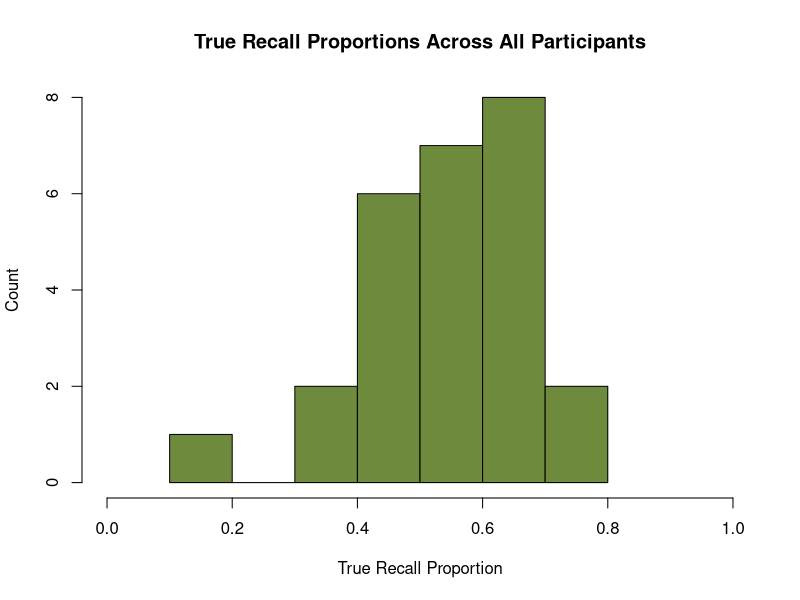
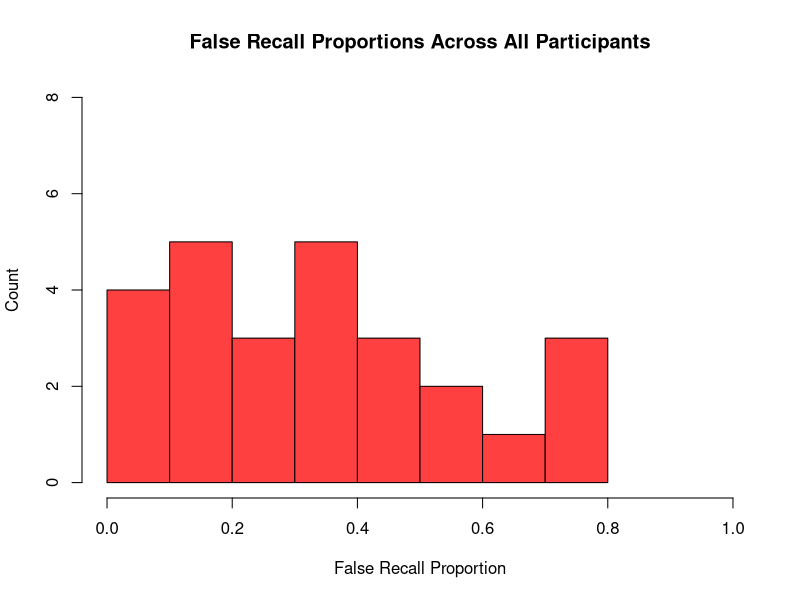
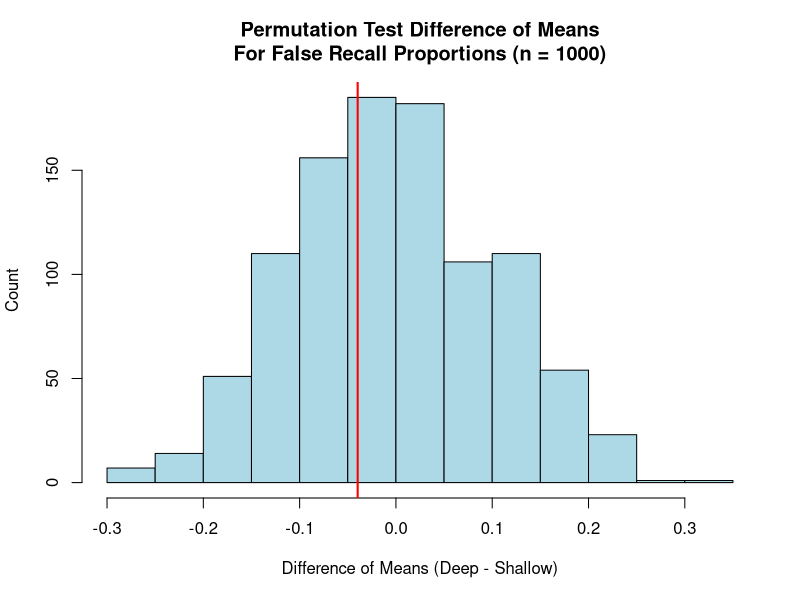
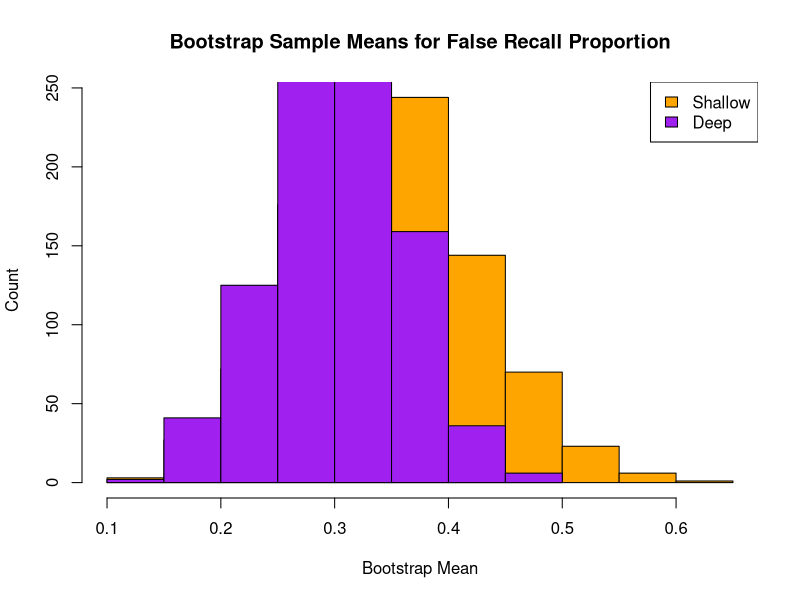

The R source for these figures, in order:
## ---- chunk 1
knitr::opts_chunk$set(echo = TRUE, message = FALSE)
# Can set your local path to control exactly where this saves. Otherwise, will save in directory with the Rmd file
# knitr::opts_knit$set(root.dir = "/home/expdes/outputs/")  

library(tidyverse)  # hub of many packages
set.seed(1)  # reproducible results
theme_set(theme_minimal())  # nice-looking plots

## ---- chunk 2
participant_level_data <- read.csv(file.path("data", "participant_level_data.csv"))
## ---- chunk 3
# Sources
#   1) https://www.datamentor.io/r-programming/histogram

# Get the recall proportions
true_recall_data <- participant_level_data$true_recall_proportion
false_recall_data <- participant_level_data$false_recall_proportion


# HISTOGRAMS
# ================================

# True Recall Proportion
# -------------------
hist(true_recall_data,
     main = "True Recall Proportions Across All Participants", 
     xlab = "True Recall Proportion", 
     ylab = "Count",
     xlim = c(0,1),
     ylim = c(0,8),
     col  = "darkolivegreen4"
     )
# -------------------

# False Recall Proportion
# -------------------
hist(false_recall_data,
     main = "False Recall Proportions Across All Participants", 
     xlab = "False Recall Proportion", 
     ylab = "Count",
     xlim = c(0,1),
     ylim = c(0,8),
     col  = "brown1"
     ) 
## ---- chunk 4
# Sources
#   1) https://www.rdocumentation.org/packages/stats/versions/3.6.2/topics/t.test
#   2) https://www.rdocumentation.org/packages/base/versions/3.6.2/topics/unname

# Handmade function
ttest <- function(samp1, samp2) {
  
  # Get n for each sample
  n_1 <- length(samp1)
  n_2 <- length(samp2)
  
  # Get mean of each sample
  mean_1 <- mean(samp1)
  mean_2 <- mean(samp2)
  
  # Get standard deviation of each sample
  std_1 <- sd(samp1)
  std_2 <- sd(samp2)
  
  # Compute Pooled Standard Deviation
  pooled_std_numerator   <- ((n_1 - 1) * (std_1 ** 2)) + ((n_2 - 1) * (std_2 ** 2)) 
  pooled_std_denominator <- n_1 + n_2 - 2
  pooled_std <- sqrt(pooled_std_numerator / pooled_std_denominator)
  
  # Compute the t-statistic
  t_stat_numerator   <- mean_1 - mean_2 
  t_stat_denominator <- pooled_std * sqrt((1 / n_1) + (1 / n_2))
  t_statistic <- t_stat_numerator / t_stat_denominator
  
  return(t_statistic)
}
## ---- chunk 5

# Get verbal and visual participant data
verbal_true_recall_data <- participant_level_data[participant_level_data$encoding_modality == "verbal",]$true_recall_proportion

visual_true_recall_data <- participant_level_data[participant_level_data$encoding_modality == "visual",]$true_recall_proportion

# Calculate t statistic
indep_t_stat_modality <- ttest(verbal_true_recall_data, visual_true_recall_data)

# Print the result
cat(sprintf("(Encoding Modality) Handwritten Indep. Samp. T-Statistic: %.6f", indep_t_stat_modality))
## ---- chunk 6

# Get shallow and deep participant data
shallow_true_recall_data <- participant_level_data[participant_level_data$encoding_depth == "shallow",]$true_recall_proportion

deep_true_recall_data <- participant_level_data[participant_level_data$encoding_depth == "deep",]$true_recall_proportion

# Calculate t statistic
indep_t_stat_depth <- ttest(shallow_true_recall_data, deep_true_recall_data)

# Print the result
cat(sprintf("(Encoding Depth) Handwritten Indep. Samp. T-Statistic: %.6f", indep_t_stat_depth))
## ---- chunk 7

# Encoding modality via built-in function
indep_t_stat_modality_builtin <- unname(t.test(verbal_true_recall_data, visual_true_recall_data, var.equal = TRUE)$statistic)
cat(sprintf("(Encoding Modality) Built-in Indep. Samp. T-Statistic:  %.6f\n", indep_t_stat_modality_builtin))

# Encoding depth via built-in function
indep_t_stat_depth_builtin <- unname(t.test(shallow_true_recall_data, deep_true_recall_data, var.equal = TRUE)$statistic)
cat(sprintf("(Encoding Depth)    Built-in Indep. Samp. T-Statistic: %.6f", indep_t_stat_depth_builtin))

## ---- chunk 8
# Sources
#   1) https://datascienceparichay.com/article/subtract-two-vectors-in-r/

# Handmade paired t test function
ttest_paired <- function(samp1, samp2) {
  
  # Get a vector representing paired differences
  differences <- samp1 - samp2
  
  # Get mean, std and n of the paired differences
  mean_diff <- mean(differences)
  std_diff <- sd(differences)
  n <- length(differences)
  
  # Calculate t statistic
  t_statistic <- mean_diff / (std_diff / sqrt(n))
  
  return(t_statistic)
}
## ---- chunk 9
# Ids to filter out for modality
modality_ids_to_filter <- c("862003", "TgA3wccPQM9Has7")

# Filter out specified IDs
no_ids_modality <- participant_level_data[!(participant_level_data$participant %in% modality_ids_to_filter),]

# Get verbal vector
verbal_true_recall_data_paired <-
  no_ids_modality$true_recall_proportion[
    no_ids_modality$encoding_modality == "verbal"][1:12]

# Get visual vector
visual_true_recall_data_paired <-
  no_ids_modality$true_recall_proportion[
    no_ids_modality$encoding_modality == "visual"][1:12]

# Get paired T-statistic
paired_t_stat_modality_handwritten <- ttest_paired(verbal_true_recall_data_paired, visual_true_recall_data_paired)

# Print the result
cat(sprintf("(Encoding Modality) Handwritten Paired Samples T-Statistic: %.6f", paired_t_stat_modality_handwritten))
## ---- chunk 10
# Ids to filter out for depth
depth_ids_to_filter <- c("662545", "665565", "697823", "862003")

# Filter out specified IDs
no_ids_depth <- participant_level_data[!(participant_level_data$participant %in% depth_ids_to_filter),]

# Get verbal vector
shallow_true_recall_data_paired <-
  no_ids_depth$true_recall_proportion[
    no_ids_depth$encoding_depth == "shallow"][1:11]

# Get visual vector
deep_true_recall_data_paired <-
  no_ids_depth$true_recall_proportion[
    no_ids_depth$encoding_depth == "deep"][1:11]

# Get paired T-statistic
paired_t_stat_depth_handwritten <- ttest_paired(shallow_true_recall_data_paired, deep_true_recall_data_paired)

# Print the result
cat(sprintf("(Encoding Depth) Handwritten Paired Samples T-Statistic: %.6f", paired_t_stat_depth_handwritten))
## ---- chunk 11
# Sources
#   1) https://www.statology.org/paired-samples-t-test-r/

# Encoding modality via built-in function
paired_t_stat_modality_builtin <- unname(t.test(verbal_true_recall_data_paired, visual_true_recall_data_paired, paired = TRUE)$statistic)
cat(sprintf("(Encoding Modality) Built-in Paired Samp. T-Statistic:  %.6f\n", paired_t_stat_modality_builtin))

# Encoding depth via built-in function
paired_t_stat_depth_builtin <- unname(t.test(shallow_true_recall_data_paired, deep_true_recall_data_paired, paired = TRUE)$statistic)
cat(sprintf("(Encoding Depth)    Built-in Paired Samp. T-Statistic: %.6f", paired_t_stat_depth_builtin))

## ---- chunk 12
# Sources
#   1) https://www.statology.org/working-with-the-student-t-distribution-in-r-dt-qt-pt-rt/

df_modality <- length(participant_level_data[participant_level_data$encoding_modality == "verbal",]$true_recall_proportion) +
  length(participant_level_data[participant_level_data$encoding_modality == "visual",]$true_recall_proportion) - 2

p_value_modality <- 2 * pt(abs(indep_t_stat_modality), df_modality, lower.tail = FALSE)

df_depth <- length(participant_level_data[participant_level_data$encoding_depth == "shallow",]$true_recall_proportion) +
  length(participant_level_data[participant_level_data$encoding_depth == "deep",]$true_recall_proportion) - 2

p_value_depth <- 2 * pt(abs(indep_t_stat_depth), df_depth, lower.tail = FALSE)

cat(sprintf("(Encoding Modality) P Value: %.6f\n", p_value_modality))
cat(sprintf("(Encoding Depth)    P Value: %.6f", p_value_depth))
## ---- chunk 13
# Sources
#   1) https://www.statisticshowto.com/probability-and-statistics/statistics-definitions/cohens-d/
#   2) https://www.statology.org/pooled-standard-deviation/

cohend <- function(samp1, samp2) {
  
  # Get mean for each sample
  mean1 <- mean(samp1)
  mean2 <- mean(samp2)
  
  # Get pooled standard deviation
  pooled_std_numerator <- ((length(samp1) - 1) * sd(samp1)^2) + ((length(samp2) - 1) * sd(samp2)^2)
  pooled_std_denominator <- length(samp1) + length(samp2) - 2
  pooled_std <- sqrt(pooled_std_numerator / pooled_std_denominator)
  
  # calculate cohen's d and return
  cohens_d <- (mean1 - mean2) / pooled_std
  return(cohens_d)
}
## ---- chunk 14
# Calculate Cohen's d using your function here

# Get deep participants' true recall data
deep_true_recall_data <-
  participant_level_data$true_recall_proportion[
    participant_level_data$encoding_depth == "deep"]

# Get shallow participants' true recall data
shallow_true_recall_data <-
  participant_level_data$true_recall_proportion[
    participant_level_data$encoding_depth == "shallow"]

# Calculate Cohen's d and print 
cohens_d_encoding_strategy <- cohend(deep_true_recall_data, shallow_true_recall_data)
cat(sprintf("Cohen's d for deep (samp1) vs shallow (samp2) encoding strategy: %.6f\n", cohens_d_encoding_strategy))

## ---- chunk 15
# Sources:
# 1) https://www.rdocumentation.org/packages/stats/versions/3.6.2/topics/power.t.test

# Calculate power_res
# (Maybe I am wrong but we can just re-scale pooled std
# to 1 and use Cohen's d directly?)
power_res <- power.t.test(
    n = NULL,
    delta = cohens_d_encoding_strategy,
    sd = 1,
    sig.level = 0.05,
    power = 0.90,
    type = "two.sample")

# Print result
cat(sprintf("Required n per group: %.6f\n", power_res$n))
## ---- chunk 16
# Define the permutation test function
# Sources:
#   1) https://www.geeksforgeeks.org/r-language/sample-function/
#   2) https://www.geeksforgeeks.org/r-language/how-to-create-dataframe-in-r/

# Define the permutation test function (dataframe approach)
permtest <- function(df) {
  
  # Shuffle encoding depth labels
  df$encoding_depth_shuffled <- sample(df$encoding_depth)
  
  # Compute mean false recall for shuffled shallow group
  shuffled_mean_shallow <- mean(
    df$false_recall_proportion[df$encoding_depth_shuffled == "shallow"]
  )
  
  # Compute mean false recall for shuffled deep group
  shuffled_mean_deep <- mean(
    df$false_recall_proportion[df$encoding_depth_shuffled == "deep"]
  )
  
  # Create data frame
  dataframe <- data.frame(
    mean_falsealarms_shallow = shuffled_mean_shallow,
    mean_falsealarms_deep = shuffled_mean_deep
  )
  
  # Return data frame
  return(dataframe)
}
## ---- chunk 17
# Sources:
#   1) https://www.geeksforgeeks.org/r-language/for-loop-in-r/
#   2) https://www.geeksforgeeks.org/r-language/how-to-create-dataframe-in-r/

# Set the seed to 2026
set.seed(2026)

# Create dataframe for permutation test
perm_df <- participant_level_data[
  participant_level_data$encoding_depth %in% c("shallow", "deep"),
  c("false_recall_proportion", "encoding_depth")
]

# Initialize data frame
permutations <- data.frame(
  mean_falsealarms_shallow = c(),
  mean_falsealarms_deep = c()
)

# Run permutations
for (i in 1:1000) {
  permutations <- bind_rows(permutations, permtest(perm_df))
}

# Extract first 10 rows
first_10_rows <- permutations[1:10, ]

# Log the results
knitr::kable(first_10_rows, caption = "First 10 Rows of Permuted Data")
## ---- chunk 18
# Sources
#   1) https://www.rdocumentation.org/packages/graphics/versions/3.6.2/topics/abline

# Get false recall data for permutations
shallow_false_recall_permutation_data <- permutations$mean_falsealarms_shallow
deep_false_recall_permutation_data <- permutations$mean_falsealarms_deep

# Get the differences of means vector
permutation_differences <- deep_false_recall_permutation_data - shallow_false_recall_permutation_data

# Make the histogram
hist(permutation_differences,
     main = "Permutation Test Difference of Means\nFor False Recall Proportions (n = 1000)", 
     xlab = "Difference of Means (Deep - Shallow)", 
     ylab = "Count",
     col  = "lightblue",
     )

# Get deep participants' false recall data
deep_false_recall_data <-
  participant_level_data$false_recall_proportion[
    participant_level_data$encoding_depth == "deep"]

# Get shallow participants' false recall data
shallow_false_recall_data <-
  participant_level_data$false_recall_proportion[
    participant_level_data$encoding_depth == "shallow"]

# Get sample mean and plot horizontal line
abline(v = mean(deep_false_recall_data) - mean(shallow_false_recall_data), col = "red", lwd = 2)

## ---- chunk 19

# Get difference of sample means
sample_diff_of_means <- mean(deep_false_recall_data) - mean(shallow_false_recall_data)

# Get number of samples whose absolute value is greater than sample difference
bool_list <- abs(permutation_differences) >= abs(sample_diff_of_means)
num_abs_greater <- 0
for (boolean in bool_list) {
  if (boolean == TRUE) {
    num_abs_greater <- num_abs_greater + 1
  }
}

# Get p value
p_val_permutation <- num_abs_greater / length(permutation_differences)

# Print result
cat(sprintf("False Recall Proportion Difference of Means Permutation P-Value: %.6f\n", p_val_permutation))
## ---- chunk 20

# Get false recall data for shallow and deep
shallow_false_recall_data <-
  participant_level_data$false_recall_proportion[
    participant_level_data$encoding_depth == "shallow"]

deep_false_recall_data <-
  participant_level_data$false_recall_proportion[
    participant_level_data$encoding_depth == "deep"]

# Sample sizes of data
n_shallow <- length(shallow_false_recall_data)
n_deep <- length(deep_false_recall_data)

# Means of each
mean_shallow <- mean(shallow_false_recall_data)
mean_deep <- mean(deep_false_recall_data)

# Standard deviations of each
sd_shallow <- sd(shallow_false_recall_data)
sd_deep <- sd(deep_false_recall_data)

# Standard errors for each
se_shallow <- sd_shallow / sqrt(n_shallow)
se_deep <- sd_deep / sqrt(n_deep)

# Critical t value for 95% CI
t_crit_shallow <- qt(0.975, df = n_shallow - 1)
t_crit_deep <- qt(0.975, df = n_deep - 1)

# Confidence intervals
ci_lower_shallow <- mean_shallow - t_crit_shallow * se_shallow
ci_upper_shallow <- mean_shallow + t_crit_shallow * se_shallow

ci_lower_deep <- mean_deep - t_crit_deep * se_deep
ci_upper_deep <- mean_deep + t_crit_deep * se_deep

# Combine into Cis dataframe
Cis <- data.frame(
  ci_lower_shallow = ci_lower_shallow,
  ci_upper_shallow = ci_upper_shallow,
  ci_lower_deep = ci_lower_deep,
  ci_upper_deep = ci_upper_deep
)

# Log the results
knitr::kable(Cis, caption = "False Recall Proportion Confidence Intervals")

## ---- chunk 21
# Sources:
#   1) https://www.statology.org/bootstrap-confidence-intervals/
#   2) https://www.geeksforgeeks.org/r-language/sample-function/

# Take one bootstrap sample for shallow
bootstrap_shallow <- sample(shallow_false_recall_data,
                            size = length(shallow_false_recall_data),
                            replace = TRUE)

# Take one bootstrap sample for deep
bootstrap_deep <- sample(deep_false_recall_data,
                         size = length(deep_false_recall_data),
                         replace = TRUE)

# Calculate sample means
mean_bootstrap_shallow <- mean(bootstrap_shallow)
mean_bootstrap_deep <- mean(bootstrap_deep)

# Print results
cat(sprintf("Shallow Strategy Bootstrap Mean: %.6f\n", mean_bootstrap_shallow))
cat(sprintf("Deep Strategy Bootstrap Mean: %.6f\n", mean_bootstrap_deep))
## ---- chunk 22
# Set seed
set.seed(2026)

# Initialize bootstrap data frame
bootstraps <- data.frame(
  mean_falsealarms_shallow = c(),
  mean_falsealarms_deep = c()
)

# Run 1000 bootstrap samples
for (i in 1:1000) {
  
  # Bootstrap samples
  bootstrap_shallow <- sample(shallow_false_recall_data,
                              size = length(shallow_false_recall_data),
                              replace = TRUE)
  
  bootstrap_deep <- sample(deep_false_recall_data,
                           size = length(deep_false_recall_data),
                           replace = TRUE)
  
  # Store means
  bootstraps <- bind_rows(
    bootstraps,
    data.frame(
      mean_falsealarms_shallow = mean(bootstrap_shallow),
      mean_falsealarms_deep = mean(bootstrap_deep)
    )
  )
}

# Output first 10 rows
knitr::kable(head(bootstraps, 10), caption = "First 10 Bootstrap Samples")
## ---- chunk 23

# Plot shallow bootstrap means
hist(bootstraps$mean_falsealarms_shallow,
     col  = "orange",
     main = "Bootstrap Sample Means for False Recall Proportion",
     xlab = "Bootstrap Mean",
     ylab = "Count")

# Overlay deep bootstrap means
hist(bootstraps$mean_falsealarms_deep,
     col = "purple",
     add = TRUE)

# Make clear which is which
legend("topright",
       legend = c("Shallow", "Deep"),
       fill = c("orange", "purple"))

## ---- chunk 24
# Sources:
#   1) https://www.statology.org/bootstrap-confidence-intervals/

# Sort bootstrap distributions
sorted_shallow <- sort(bootstraps$mean_falsealarms_shallow)
sorted_deep <- sort(bootstraps$mean_falsealarms_deep)

# Get indices for 2.5% and 97.5%
lower_index <- ceiling(0.025 * length(sorted_shallow))
upper_index <- floor(0.975 * length(sorted_shallow))

# Confidence intervals
ci_lower_shallow <- sorted_shallow[lower_index]
ci_upper_shallow <- sorted_shallow[upper_index]

ci_lower_deep <- sorted_deep[lower_index]
ci_upper_deep <- sorted_deep[upper_index]

# Combine into dataframe
Cis_boot <- data.frame(
  ci_lower_shallow = ci_lower_shallow,
  ci_upper_shallow = ci_upper_shallow,
  ci_lower_deep = ci_lower_deep,
  ci_upper_deep = ci_upper_deep
)

# Output results
knitr::kable(Cis_boot, caption = "Bootstrapped 95% Confidence Intervals")
## ---- chunk 25
# Output parametric confidence intervals
knitr::kable(Cis, caption = "Parametric Confidence Intervals")

# Output bootstrapped confidence intervals
knitr::kable(Cis_boot, caption = "Bootstrapped Confidence Intervals")
